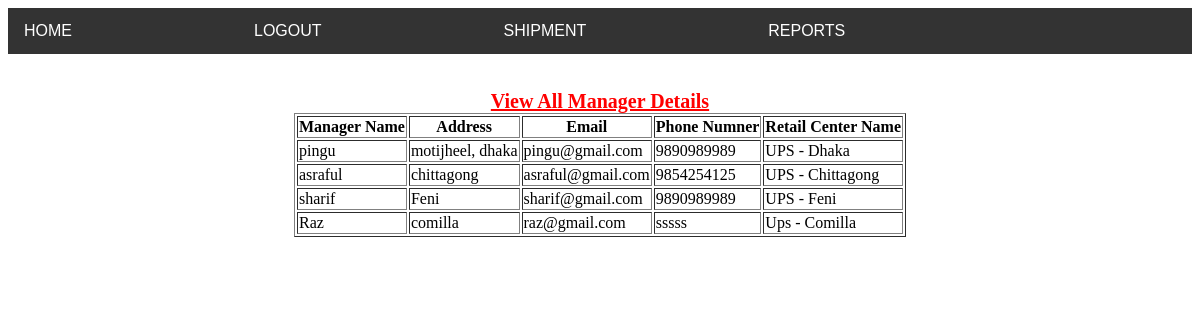
The app's page /manager-list.php (signed in) with its own data.
### tables this page shows
CREATE TABLE `ups_retail_center_man` (
  `cid` int(10) NOT NULL,
  `officer_name` varchar(40) NOT NULL,
  `off_pwd` varchar(40) NOT NULL,
  `address` varchar(250) NOT NULL,
  `email` varchar(100) NOT NULL,
  `ph_no` varchar(12) NOT NULL,
  `office` varchar(100) NOT NULL,
  `reg_date` datetime NOT NULL
);

### database.php (called while the page is built, shortened)
<?php
function dbQuery($sql)
{
	$result = mysql_query($sql) or die(mysql_error());
	return $result;
}
function dbFetchAssoc($result)
{
	return mysql_fetch_assoc($result);
}
?>

### manager-list.php (the view, shortened to what this page needs)
<?php
require_once('database.php');
$sql = "SELECT *
		FROM ups_retail_center_man";
$result = dbQuery($sql);
?>
<!DOCTYPE html>
<html>
	<head>
	</head>
	<body>
		<?php include("header.php"); ?>
		<center>
			<table border="1px solid black">
				<br><br><caption style="color: red;font-size: 20px;font-weight: bold;"><u>View All Manager Details</u></caption>
				<thead>
					<th >Manager Name </th>
				    <th >Address</th>
					<th >Email</th>
				    <th >Phone Numner</th>
				    <th >Retail Center Name </th>
				</thead>
				<?php
					while($data = dbFetchAssoc($result)){
					extract($data);
				?>
				<tbody>
					<tr onMouseOver="this.bgColor='#9da6b5';" onMouseOut="this.bgColor='#FFFFFF';" bgcolor="#FFFFFF" style="height:20px;">
				      <td class="gentxt"><?php echo $officer_name; ?></td>
				      <td class="gentxt"><?php echo $address; ?></td>
				      <td class="gentxt"><?php echo $email; ?></td>
				      <td class="gentxt"><?php echo $ph_no; ?></td>
				      <td class="gentxt"><?php echo $office; ?></td>
				    </tr>
				    <?php
					}
					?>
				</tbody>
			</table>
		</center>
	</body>
</html>

### header.php (shortened to what this page needs)
<div class="container">
  <a href="index.php">HOME</a>
  <a href="process.php?action=logOut">LOGOUT</a>
  <div class="dropdown">
    <button class="dropbtn" onclick="myFunction1()">SHIPMENT</button>
  </div>
  <div class="dropdown">
    <button class="dropbtn" onclick="myFunction2()">REPORTS</button>
  </div>
</div>

### header.php (style rules this page uses)
.container { overflow: hidden; background-color: #333; font-family: Arial; }
.container a { float: left; font-size: 16px; color: white; margin-right: 150px; align-content: center; text-align: center; padding: 14px 16px; text-decoration: none; }
.dropdown { float: left; overflow: hidden; margin-right: 150px; }
.dropdown .dropbtn { cursor: pointer; font-size: 16px; border: none; outline: none; color: white; padding: 14px 16px; background-color: inherit; }

### records on screen
ups_retail_center_man: officer_name "pingu", address "motijheel, dhaka", email "pingu@gmail.com", ph_no "9890989989", office "UPS - Dhaka"
ups_retail_center_man: officer_name "asraful", address "chittagong", email "asraful@gmail.com", ph_no "9854254125", office "UPS - Chittagong"
ups_retail_center_man: officer_name "sharif", address "Feni", email "sharif@gmail.com", ph_no "9890989989", office "UPS - Feni"
ups_retail_center_man: officer_name "Raz", address "comilla", email "raz@gmail.com", ph_no "sssss", office "Ups - Comilla"
